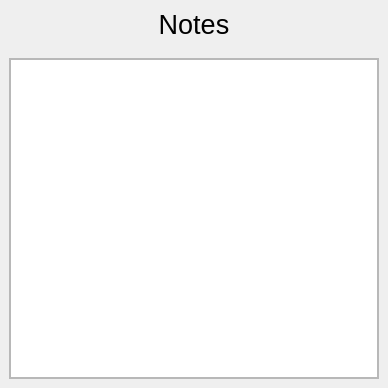
<?xml version="1.0" encoding="UTF-8"?>
<ui version="4.0">
 <class>NotesWidget</class>
 <widget class="QWidget" name="NotesWidget">
  <property name="geometry">
   <rect>
    <x>0</x>
    <y>0</y>
    <width>388</width>
    <height>388</height>
   </rect>
  </property>
  <property name="minimumSize">
   <size>
    <width>388</width>
    <height>388</height>
   </size>
  </property>
  <property name="maximumSize">
   <size>
    <width>388</width>
    <height>388</height>
   </size>
  </property>
  <property name="windowTitle">
   <string>Form</string>
  </property>
  <layout class="QVBoxLayout" name="verticalLayout">
   <property name="spacing">
    <number>0</number>
   </property>
   <property name="leftMargin">
    <number>0</number>
   </property>
   <property name="topMargin">
    <number>0</number>
   </property>
   <property name="rightMargin">
    <number>0</number>
   </property>
   <property name="bottomMargin">
    <number>0</number>
   </property>
   <item>
    <widget class="QFrame" name="frame">
     <property name="maximumSize">
      <size>
       <width>16777215</width>
       <height>50</height>
      </size>
     </property>
     <property name="frameShape">
      <enum>QFrame::NoFrame</enum>
     </property>
     <property name="frameShadow">
      <enum>QFrame::Raised</enum>
     </property>
     <layout class="QVBoxLayout" name="verticalLayout_2">
      <item>
       <widget class="QLabel" name="label">
        <property name="font">
         <font>
          <pointsize>20</pointsize>
          <weight>50</weight>
          <bold>false</bold>
         </font>
        </property>
        <property name="text">
         <string>&lt;html&gt;&lt;head/&gt;&lt;body&gt;&lt;p align=&quot;center&quot;&gt;&lt;span style=&quot; font-size:20pt;&quot;&gt;Notes&lt;/span&gt;&lt;/p&gt;&lt;/body&gt;&lt;/html&gt;</string>
        </property>
       </widget>
      </item>
     </layout>
    </widget>
   </item>
   <item>
    <widget class="QFrame" name="frame_2">
     <property name="font">
      <font>
       <weight>50</weight>
       <bold>false</bold>
      </font>
     </property>
     <property name="frameShape">
      <enum>QFrame::NoFrame</enum>
     </property>
     <property name="frameShadow">
      <enum>QFrame::Raised</enum>
     </property>
     <layout class="QHBoxLayout" name="horizontalLayout">
      <item>
       <widget class="QScrollArea" name="scrollArea">
        <property name="widgetResizable">
         <bool>true</bool>
        </property>
        <widget class="QWidget" name="scrollAreaWidgetContents">
         <property name="geometry">
          <rect>
           <x>0</x>
           <y>0</y>
           <width>368</width>
           <height>318</height>
          </rect>
         </property>
         <layout class="QVBoxLayout" name="verticalLayout_3">
          <property name="spacing">
           <number>0</number>
          </property>
          <property name="leftMargin">
           <number>0</number>
          </property>
          <property name="topMargin">
           <number>0</number>
          </property>
          <property name="rightMargin">
           <number>0</number>
          </property>
          <property name="bottomMargin">
           <number>0</number>
          </property>
          <item>
           <widget class="QPlainTextEdit" name="plainTextEdit"/>
          </item>
         </layout>
        </widget>
       </widget>
      </item>
     </layout>
    </widget>
   </item>
  </layout>
 </widget>
 <resources/>
 <connections/>
</ui>
